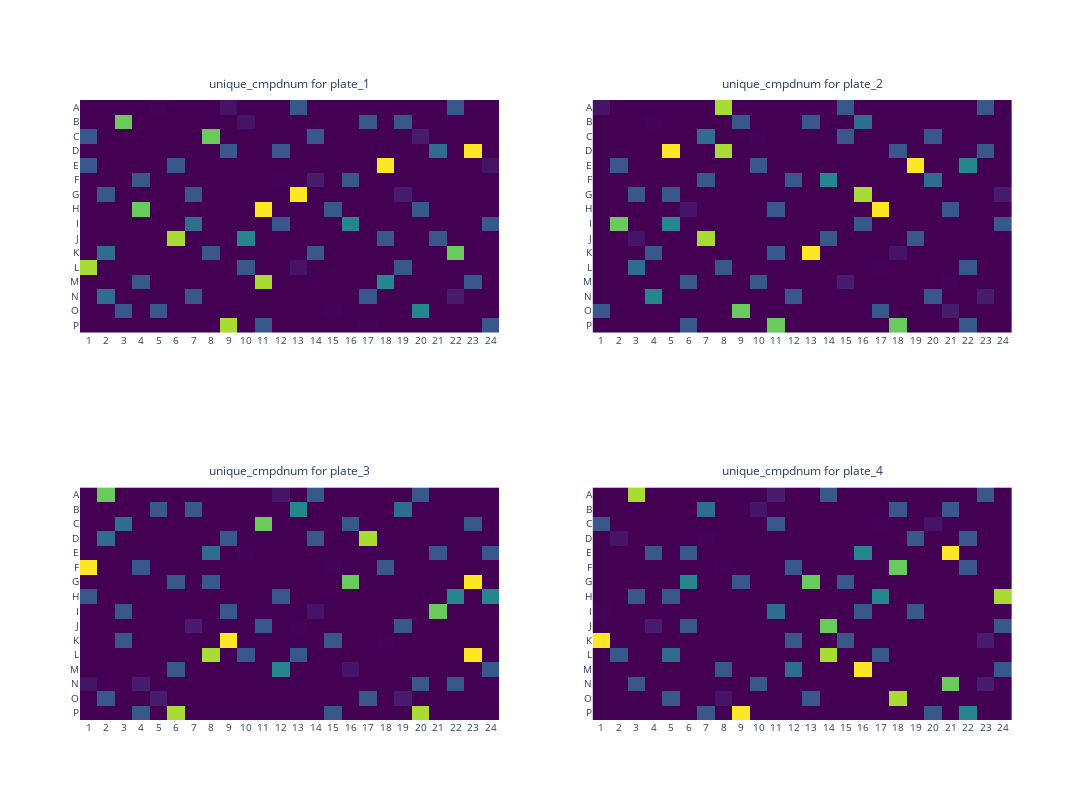

Notebook code for this chart:
### Code cell
csv_path = "/home/jovyan/jonne/plaid/OASIS_PLAID_LAYOUTS/OASIS_JUMP-Target2_ECP/output/OASIS_JUMP-Target2_ECP_PLAID.csv"
df_plaid = pl.read_csv(csv_path)

unique_cmpd_mapping = (df_plaid.select("cmpdname").unique().with_row_index(name="unique_cmpdnum"))
df_plaid = df_plaid.join(unique_cmpd_mapping, on="cmpdname")

plate_heatmap(
    df=df_plaid,  
    #plate_names=["plate_1", "plate_2", "plate_3", "plate_4"],  
    highlight_compounds=["DMSO","ctrl1", "ctrl2","ctrl3","ctrl4","ctrl5","ctrl6","ctrl7","ctrl8"],
    subplot_num_columns=2,  
    plot_size=400,  
    measurement="unique_cmpdnum", 
    plate_well_columns={
        "plates": "plateID",  
        "wells": "well",    
    },
    output_folder="output",  
    export_as_pdf=False  
)

### Figure 1 — Plotly figure (JSON) as saved in the notebook; plotly's stock layout.template omitted (floating-point values rounded to 4 significant figures; data arrays with more than 128 entries replaced by an {"elided": "..."} marker saying what was removed)
{"data": [{"colorscale": [[0, "#440154"], [0.1111, "#482878"], [0.2222, "#3e4989"], [0.3333, "#31688e"], [0.4444, "#26828e"], [0.5556, "#1f9e89"], [0.6667, "#35b779"], [0.7778, "#6ece58"], [0.8889, "#b5de2b"], [1, "#fde725"]], "hoverinfo": "text", "hovertext": {"elided": "16x24 str values"}, "reversescale": false, "showscale": false, "type": "heatmap", "x": ["1", "2", "3", "4", "5", "6", "7", "8", "9", "10", "11", "12", "13", "14", "15", "16", "17", "18", "19", "20", "21", "22", "23", "24"], "xaxis": "x", "y": ["A", "B", "C", "D", "E", "F", "G", "H", "I", "J", "K", "L", "M", "N", "O", "P"], "yaxis": "y", "z": {"elided": "16x24 int values"}}, {"colorscale": [[0, "#440154"], [0.1111, "#482878"], [0.2222, "#3e4989"], [0.3333, "#31688e"], [0.4444, "#26828e"], [0.5556, "#1f9e89"], [0.6667, "#35b779"], [0.7778, "#6ece58"], [0.8889, "#b5de2b"], [1, "#fde725"]], "hoverinfo": "text", "hovertext": {"elided": "16x24 str values"}, "reversescale": false, "showscale": false, "type": "heatmap", "x": ["1", "2", "3", "4", "5", "6", "7", "8", "9", "10", "11", "12", "13", "14", "15", "16", "17", "18", "19", "20", "21", "22", "23", "24"], "xaxis": "x2", "y": ["A", "B", "C", "D", "E", "F", "G", "H", "I", "J", "K", "L", "M", "N", "O", "P"], "yaxis": "y2", "z": {"elided": "16x24 int values"}}, {"colorscale": [[0, "#440154"], [0.1111, "#482878"], [0.2222, "#3e4989"], [0.3333, "#31688e"], [0.4444, "#26828e"], [0.5556, "#1f9e89"], [0.6667, "#35b779"], [0.7778, "#6ece58"], [0.8889, "#b5de2b"], [1, "#fde725"]], "hoverinfo": "text", "hovertext": {"elided": "16x24 str values"}, "reversescale": false, "showscale": false, "type": "heatmap", "x": ["1", "2", "3", "4", "5", "6", "7", "8", "9", "10", "11", "12", "13", "14", "15", "16", "17", "18", "19", "20", "21", "22", "23", "24"], "xaxis": "x3", "y": ["A", "B", "C", "D", "E", "F", "G", "H", "I", "J", "K", "L", "M", "N", "O", "P"], "yaxis": "y3", "z": {"elided": "16x24 int values"}}, {"colorscale": [[0, "#440154"], [0.1111, "#482878"], [0.2222, "#3e4989"], [0.3333, "#31688e"], [0.4444, "#26828e"], [0.5556, "#1f9e89"], [0.6667, "#35b779"], [0.7778, "#6ece58"], [0.8889, "#b5de2b"], [1, "#fde725"]], "hoverinfo": "text", "hovertext": {"elided": "16x24 str values"}, "reversescale": false, "showscale": false, "type": "heatmap", "x": ["1", "2", "3", "4", "5", "6", "7", "8", "9", "10", "11", "12", "13", "14", "15", "16", "17", "18", "19", "20", "21", "22", "23", "24"], "xaxis": "x4", "y": ["A", "B", "C", "D", "E", "F", "G", "H", "I", "J", "K", "L", "M", "N", "O", "P"], "yaxis": "y4", "z": {"elided": "16x24 int values"}}], "layout": {"annotations": [{"font": {"size": 12}, "showarrow": false, "text": "unique_cmpdnum for plate_1", "x": 0.225, "xanchor": "center", "xref": "paper", "y": 1.01, "yanchor": "bottom", "yref": "paper"}, {"font": {"size": 12}, "showarrow": false, "text": "unique_cmpdnum for plate_2", "x": 0.775, "xanchor": "center", "xref": "paper", "y": 1.01, "yanchor": "bottom", "yref": "paper"}, {"font": {"size": 12}, "showarrow": false, "text": "unique_cmpdnum for plate_3", "x": 0.225, "xanchor": "center", "xref": "paper", "y": 0.385, "yanchor": "bottom", "yref": "paper"}, {"font": {"size": 12}, "showarrow": false, "text": "unique_cmpdnum for plate_4", "x": 0.775, "xanchor": "center", "xref": "paper", "y": 0.385, "yanchor": "bottom", "yref": "paper"}], "height": 800, "width": 1140, "xaxis": {"anchor": "y", "autorange": true, "domain": [0, 0.45], "nticks": 48, "range": [-0.5, 23.5], "side": "bottom", "tickfont": {"size": 10}, "type": "category"}, "xaxis2": {"anchor": "y2", "autorange": true, "domain": [0.55, 1], "nticks": 48, "range": [-0.5, 23.5], "side": "bottom", "tickfont": {"size": 10}, "type": "category"}, "xaxis3": {"anchor": "y3", "autorange": true, "domain": [0, 0.45], "nticks": 48, "range": [-0.5, 23.5], "side": "bottom", "tickfont": {"size": 10}, "type": "category"}, "xaxis4": {"anchor": "y4", "autorange": true, "domain": [0.55, 1], "nticks": 48, "range": [-0.5, 23.5], "side": "bottom", "tickfont": {"size": 10}, "type": "category"}, "yaxis": {"anchor": "x", "autorange": true, "domain": [0.625, 1], "range": [15.5, -0.5], "tickfont": {"size": 10}, "type": "category"}, "yaxis2": {"anchor": "x2", "autorange": true, "domain": [0.625, 1], "range": [15.5, -0.5], "tickfont": {"size": 10}, "type": "category"}, "yaxis3": {"anchor": "x3", "autorange": true, "domain": [0, 0.375], "range": [15.5, -0.5], "tickfont": {"size": 10}, "type": "category"}, "yaxis4": {"anchor": "x4", "autorange": true, "domain": [0, 0.375], "range": [15.5, -0.5], "tickfont": {"size": 10}, "type": "category"}}}
